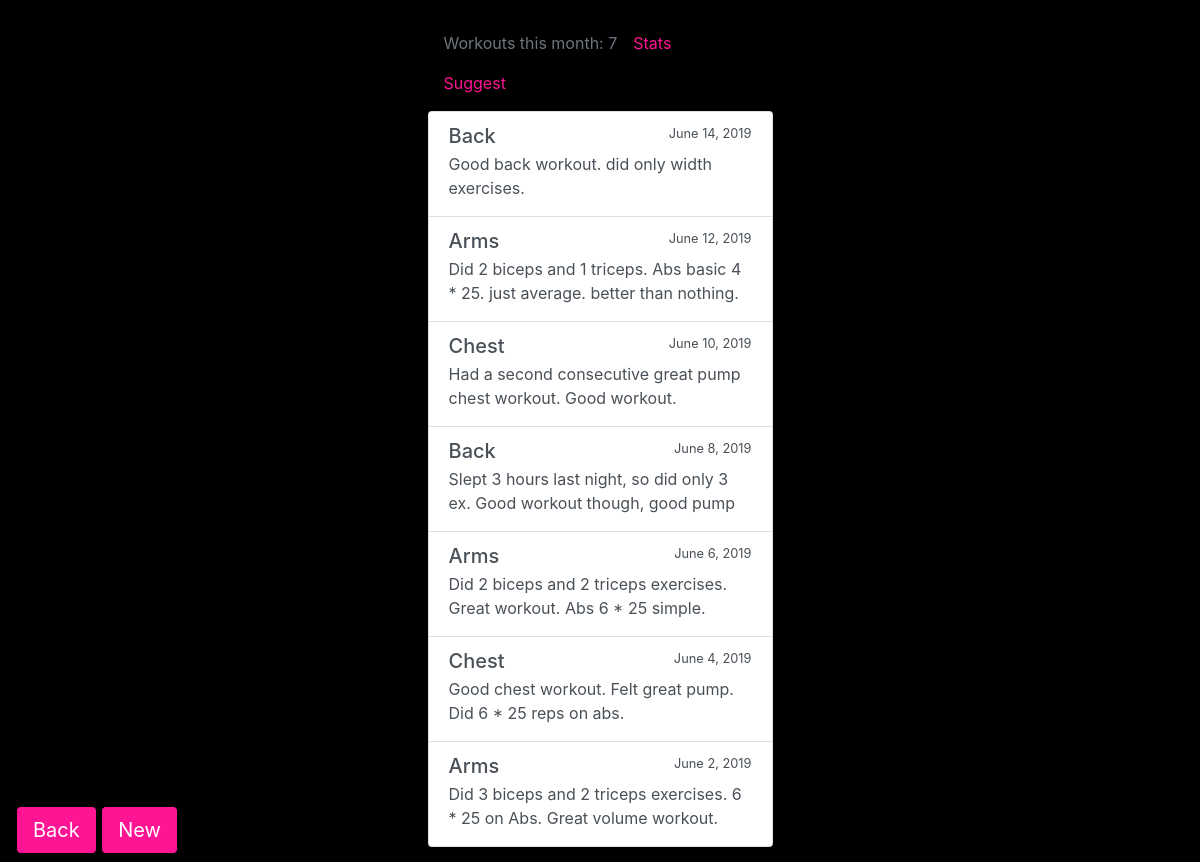
Page /sport/ (signed in) on the committed database.
### sport/models.py (models this page shows, shortened)
class Workout(models.Model):
    user = models.ForeignKey(settings.AUTH_USER_MODEL,
                             blank=True,
                             null=True,
                             on_delete=models.CASCADE)
    date = models.DateField(auto_now=False)
    body_part1 = models.CharField(max_length=100, blank=False)
    num_exercises1 = models.PositiveSmallIntegerField(blank=False)
    body_part2 = models.CharField(max_length=100, blank=True, null=True)
    num_exercises2 = models.PositiveSmallIntegerField(blank=True, null=True)
    cardio = models.CharField(max_length=100, blank=True, null=True)
    cardio_load = models.CharField(max_length=100, blank=True, null=True)
    summary = models.TextField()

### sport/views.py (the view)
# urls.py: path('', show_all_workouts, name='list'),
@login_required
def show_all_workouts(request):
    workouts = Workout.objects.order_by('-date')
    template_name = 'sport/list.html'
    context = {'workouts': workouts}
    return render(request, template_name, context)

### sport/templates/sport/list.html (shortened to what this page needs)
{% extends 'base.html' %}
{% load static %}
{% block css %}
<link rel="stylesheet" href="{% static 'sport/css/list.css' %}">
{% endblock %}
{% block content %}
<form>
<nav class="navbar navbar-light ">
    <ul class="nav">
        <li class="nav-item">
            <a class="nav-link disabled" href="#" tabindex="-1" aria-disabled="true" style="padding-left:0;">Workouts this month: {{ workouts|length }} </a>
        </li>
        <li class="nav-item">
            <a class="nav-link" href="/sport/stats/" tabindex="-1" aria-disabled="true" style="color:#FF1493;padding-left:0;">Stats </a>
        </li>
        <li class="nav-item">
            <a class="nav-link" href="/sport/suggest/" tabindex="-1" aria-disabled="true"
               style="color:#FF1493;padding-left:0;">Suggest </a>
        </li>
    </ul>
</nav>
    <div class="list-group">
        {% for workout in workouts %}
            <a href="{% url 'workout-detail' workout.date %}" class="list-group-item list-group-item-action">
                <div class="d-flex w-100 justify-content-between">
                  <h5 class="mb-1">{{ workout.body_part1 }}</h5>
                  <small>{{ workout.date }}</small>
                </div>
                <p class="mb-1">{{ workout.summary }}</p>
            </a>
        {% endfor %}
    </div>
    <nav class="navbar fixed-bottom navbar-light">
        <ul class="nav justify-content-center">
            <li class="nav-item">
            <a href="../"><input type="button" class="btn btn-lg btn-success" value="Back"
            style="background-color: #FF1493;border-color: #000;"></a>
            <a href="{% url 'add-new-workout' %}"><input type="button" class="btn btn-success btn-lg" value="New"
            style="background-color: #FF1493;
            border-color: #000;"></a>
            </li>
        </ul>
    </nav>
</form>
{% endblock %}

### templates/base.html (shortened to what this page needs)
<!doctype html>
<html lang="en">
  <head>
   <link rel="stylesheet" href="https://stackpath.bootstrapcdn.com/bootstrap/4.3.1/css/bootstrap.min.css"
>
    {% block css %}{% endblock %}
  </head>
  <body style="background-color: black;">
    {% block content %}
    {% endblock %}
  </body>
</html>

### sport/static/sport/css/list.css (style rules this page uses)
form { position: relative; box-sizing: border-box; height: auto; font-size: 16px; width: 100%; max-width: 375px; padding: 15px; margin: auto; }

### rows in the picture
Workout: body_part1 "Back", date "June 14, 2019", summary "Good back workout. did only width exercises."
Workout: body_part1 "Arms", date "June 12, 2019", summary "Did 2 biceps and 1 triceps. Abs basic 4 * 25. just average. better than nothing."
Workout: body_part1 "Chest", date "June 10, 2019", summary "Had a second consecutive great pump chest workout. Good workout."
Workout: body_part1 "Back", date "June 8, 2019", summary "Slept 3 hours last night, so did only 3 ex. Good workout though, good pump"
Workout: body_part1 "Arms", date "June 6, 2019", summary "Did 2 biceps and 2 triceps exercises. Great workout. Abs 6 * 25 simple."
Workout: body_part1 "Chest", date "June 4, 2019", summary "Good chest workout. Felt great pump. Did 6 * 25 reps on abs."
Workout: body_part1 "Arms", date "June 2, 2019", summary "Did 3 biceps and 2 triceps exercises. 6 * 25 on Abs. Great volume workout."

### other values in the picture
{{ workouts|length }} "7"
